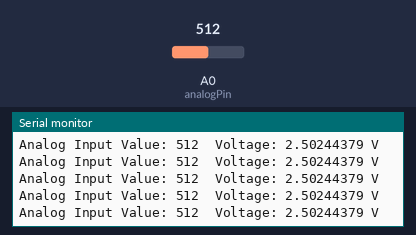
The sketch below on a simulated Arduino Uno, built with avr-gcc and run on an emulated ATmega328P. Shown: the last lines printed to the serial monitor. The test bench sets the inputs (shaded band); at power-on: A0 (analogPin) = 512.

Above: at 1.2 s.
1.3 s: A0 (analogPin) set to 984
At 1.33 s:
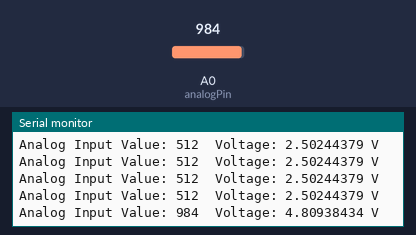
4.3 s: A0 (analogPin) set to 1018
At 4.37 s:
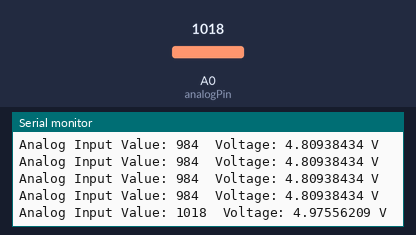
Timing chart, 0 to 7.3 s (numbered marks = the images above; inputs shaded):
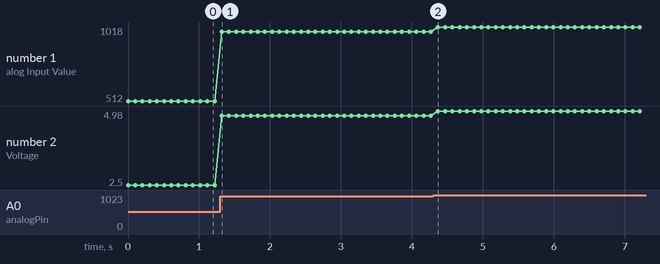

Measured:
- after the input at 1.3 s, the serial monitor: prints a new line at once (image 1)
- after the input at 4.3 s, the serial monitor: prints a new line after 0.07 s (image 2)
- plotted number 1: 512 → 984 after the input at 1.3 s, 984 → 1018 after the input at 4.3 s
- plotted number 2: 2.5 → 4.81 after the input at 1.3 s, 4.81 → 4.98 after the input at 4.3 s

The sketch:

potentio_check.ino
```cpp
const int analogPin = A0; // Analog input pin

void setup() {
  Serial.begin(9600); // Initialize serial communication
}

void loop() {
  int sensorValue = analogRead(analogPin); // Read the analog input
  float voltage = sensorValue * (5.0 / 1023.0); // Convert to voltage (assuming 5V reference)

  Serial.print("Analog Input Value: ");
  Serial.print(sensorValue);
  Serial.print("\tVoltage: ");
  Serial.print(voltage, 8); // Print voltage with 2 decimal places
  Serial.println(" V");

  delay(100); // Optional delay to make the output readable
}
```
